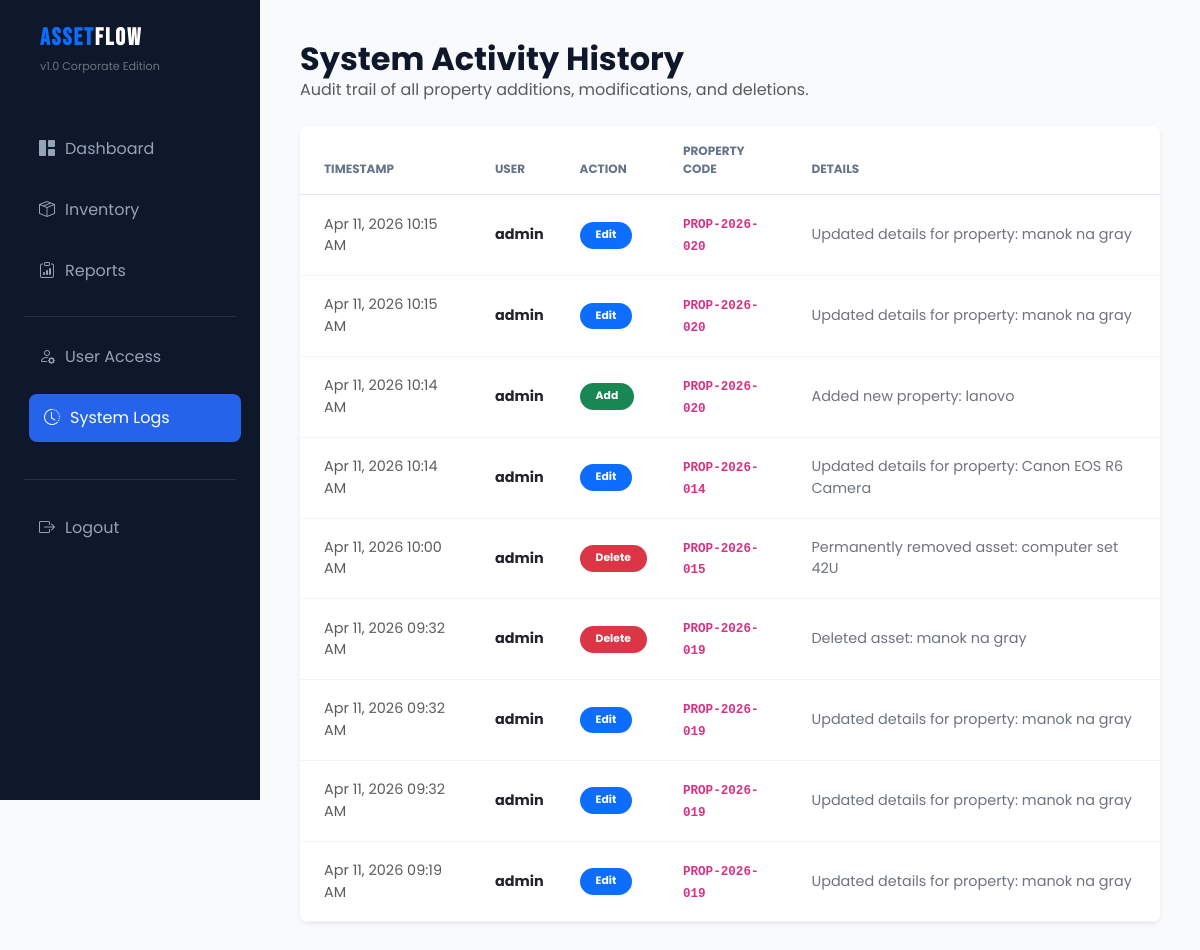
The app's page /history.php (signed in) with its own data.
### tables this page shows
CREATE TABLE history_log (
  id int(11) NOT NULL,
  user_id int(11) NOT NULL,
  action_type varchar(50) NOT NULL,
  property_code varchar(50) DEFAULT NULL,
  details text DEFAULT NULL,
  created_at timestamp NOT NULL DEFAULT current_timestamp()
);

CREATE TABLE users (
  id int(11) NOT NULL,
  username varchar(50) NOT NULL,
  password varchar(255) NOT NULL,
  role enum('Admin','Staff') DEFAULT 'Staff',
  last_login datetime DEFAULT NULL
);

### history.php (the view, shortened to what this page needs)
<?php
include 'db_connect.php';
include 'includes/header.php';
include 'includes/sidebar.php';
$query = "SELECT h.*, u.username FROM history_log h
          JOIN users u ON h.user_id = u.id
          ORDER BY h.created_at DESC";
$stmt = $pdo->query($query);
?>
<div class="main-content">
    <div class="mb-4">
        <h2 class="fw-bold m-0">System Activity History</h2>
        <p class="text-muted">Audit trail of all property additions, modifications, and deletions.</p>
    </div>
    <div class="inventory-table-card shadow-sm border-0 rounded-3 overflow-hidden">
        <table class="table table-hover align-middle mb-0 bg-white">
            <thead class="bg-light text-muted small text-uppercase">
                <tr>
                    <th class="ps-4 py-3">Timestamp</th>
                    <th class="py-3">User</th>
                    <th class="py-3">Action</th>
                    <th class="py-3">Property Code</th>
                    <th class="py-3">Details</th>
                </tr>
            </thead>
            <tbody>
                <?php while($log = $stmt->fetch()): ?>
                <tr>
                    <td class="ps-4 text-muted small">
                        <?= date('M d, Y h:i A', strtotime($log['created_at'])) ?>
                    </td>
                    <td>
                        <span class="fw-bold text-dark"><?= htmlspecialchars($log['username']) ?></span>
                    </td>
                    <td>
                        <?php
                            $badge_class = 'bg-primary';
                            if ($log['action_type'] == 'Add') $badge_class = 'bg-success';
                            if ($log['action_type'] == 'Delete') $badge_class = 'bg-danger';
                        ?>
                        <span class="badge rounded-pill <?= $badge_class ?> px-3 py-2">
                            <?= $log['action_type'] ?>
                        </span>
                    </td>
                    <td class="fw-bold text-primary">
                        <code><?= htmlspecialchars($log['property_code']) ?></code>
                    </td>
                    <td class="text-secondary small">
                        <?= htmlspecialchars($log['details']) ?>
                    </td>
                </tr>
                <?php endwhile; ?>
            </tbody>
        </table>
    </div>
</div>
</body>
</html>

### style.css (style rules this page uses)
:root { --primary: #2563eb; --secondary: #64748b; --success: #22c55e; --warning: #f59e0b; --danger: #ef4444; --bg-light: #f8fafc; --sidebar-dark: #0f172a; --white: #ffffff; --transition: all 0.3s ease; }
* { margin: 0; padding: 0; box-sizing: border-box; }
body { background-color: var(--bg-light); font-family: 'Poppins', sans-serif; display: flex; min-height: 100vh; color: var(--sidebar-dark); }
.main-content { margin-left: 260px; width: calc(100% - 260px); padding: 40px; }
.inventory-table-card { background: var(--white); border-radius: 20px; overflow: hidden; box-shadow: 0 10px 25px rgba(0,0,0,0.03); margin-top: 20px; border: 1px solid rgba(0,0,0,0.05); }
.table { margin-bottom: 0; }
.table thead { background-color: #f8fafc; }
.table thead th { padding: 18px; font-size: 0.75rem; font-weight: 700; text-transform: uppercase; color: var(--secondary); border-bottom: 1px solid #e2e8f0; }
.table tbody td { padding: 18px; vertical-align: middle; font-size: 0.9rem; border-bottom: 1px solid #f1f5f9; }

### records on screen
history_log: created_at "Apr 11, 2026 10:15 AM", user.username "admin", action_type "Edit", property_code "PROP-2026-020", details "Updated details for property: manok na gray"
history_log: created_at "Apr 11, 2026 10:15 AM", user.username "admin", action_type "Edit", property_code "PROP-2026-020", details "Updated details for property: manok na gray"
history_log: created_at "Apr 11, 2026 10:14 AM", user.username "admin", action_type "Add", property_code "PROP-2026-020", details "Added new property: lanovo"
history_log: created_at "Apr 11, 2026 10:14 AM", user.username "admin", action_type "Edit", property_code "PROP-2026-014", details "Updated details for property: Canon EOS R6 Camera"
history_log: created_at "Apr 11, 2026 10:00 AM", user.username "admin", action_type "Delete", property_code "PROP-2026-015", details "Permanently removed asset: computer set 42U"
history_log: created_at "Apr 11, 2026 09:32 AM", user.username "admin", action_type "Delete", property_code "PROP-2026-019", details "Deleted asset: manok na gray"
history_log: created_at "Apr 11, 2026 09:32 AM", user.username "admin", action_type "Edit", property_code "PROP-2026-019", details "Updated details for property: manok na gray"
history_log: created_at "Apr 11, 2026 09:32 AM", user.username "admin", action_type "Edit", property_code "PROP-2026-019", details "Updated details for property: manok na gray"
history_log: created_at "Apr 11, 2026 09:19 AM", user.username "admin", action_type "Edit", property_code "PROP-2026-019", details "Updated details for property: manok na gray"
